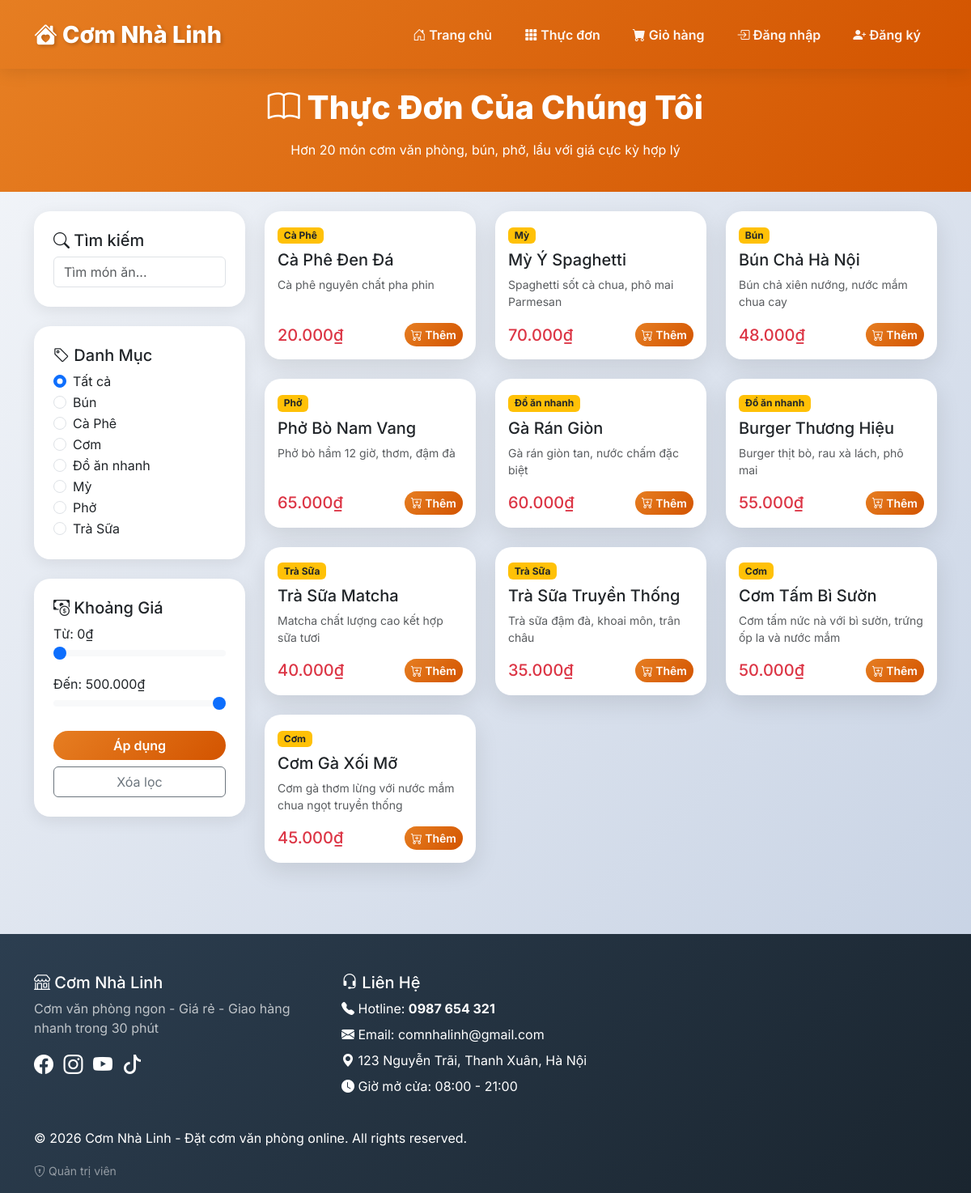
Page /menu.php on the committed database.
### tables this page shows
CREATE TABLE foods (
    id INT AUTO_INCREMENT PRIMARY KEY,
    name VARCHAR(100) NOT NULL,
    price DECIMAL(10,0) NOT NULL,
    category VARCHAR(50) NOT NULL,
    description TEXT,
    image VARCHAR(255),
    created_at TIMESTAMP DEFAULT CURRENT_TIMESTAMP
);

### includes/functions.php (called while the page is built, shortened)
<?php
require_once __DIR__ . '/../config/database.php';
function formatCurrency($amount) {
    return number_format($amount, 0, ',', '.') . '₫';
}
function getAllFoods($search = '', $category = null, $minPrice = 0, $maxPrice = 500000) {
    global $conn;
    $sql = "SELECT * FROM foods WHERE price BETWEEN :min_price AND :max_price";
    $params = [':min_price' => $minPrice, ':max_price' => $maxPrice];
    $sql .= " ORDER BY id DESC";
    $stmt = $conn->prepare($sql);
    $stmt->execute($params);
    return $stmt->fetchAll(PDO::FETCH_ASSOC);
}
function getCategories() {
    global $conn;
    $stmt = $conn->query("SELECT DISTINCT category FROM foods ORDER BY category");
    return $stmt->fetchAll(PDO::FETCH_COLUMN);
}
?>

### menu.php (the view, shortened to what this page needs)
<?php
require_once 'includes/header.php';
$search = $_GET['search'] ?? '';
$category = $_GET['category'] ?? null;
$minPrice = $_GET['min_price'] ?? 0;
$maxPrice = $_GET['max_price'] ?? 500000;
$foods = getAllFoods($search, $category, $minPrice, $maxPrice);
$categories = getCategories();
?>
<section class="hero py-4">
    <div class="container">
        <h1><i class="bi bi-book"></i> Thực Đơn Của Chúng Tôi</h1>
        <p>Hơn 20 món cơm văn phòng, bún, phở, lẩu với giá cực kỳ hợp lý</p>
    </div>
</section>
<section class="py-4">
    <div class="container">
        <div class="row">
            <div class="col-lg-3 mb-4">
                <div class="filter-section">
                    <h5><i class="bi bi-search"></i> Tìm kiếm</h5>
                    <input type="text" id="search-food" class="form-control" placeholder="Tìm món ăn..."
                           value="<?php echo htmlspecialchars($search); ?>">
                </div>
                <div class="filter-section">
                    <h5><i class="bi bi-tag"></i> Danh Mục</h5>
                    <div class="form-check">
                        <input class="form-check-input" type="radio" name="category" value="" id="category-all"
                               <?php echo !$category ? 'checked' : ''; ?> onchange="filterByCategory('')">
                        <label class="form-check-label" for="category-all">Tất cả</label>
                    </div>
                    <?php foreach ($categories as $cat): ?>
                    <div class="form-check">
                        <input class="form-check-input" type="radio" name="category" value="<?php echo htmlspecialchars($cat); ?>"
                               id="category-<?php echo md5($cat); ?>"
                               <?php echo $category == $cat ? 'checked' : ''; ?>
                               onchange="filterByCategory('<?php echo htmlspecialchars($cat); ?>')">
                        <label class="form-check-label" for="category-<?php echo md5($cat); ?>"><?php echo htmlspecialchars($cat); ?></label>
                    </div>
                    <?php endforeach; ?>
                </div>
                <div class="filter-section">
                    <h5><i class="bi bi-cash-coin"></i> Khoảng Giá</h5>
                    <div class="mb-2">
                        <label>Từ: <span id="min-price-label"><?php echo formatCurrency($minPrice); ?></span></label>
                        <input type="range" id="min-price" class="form-range" min="0" max="500000" step="10000"
                               value="<?php echo $minPrice; ?>">
                    </div>
                    <div class="mb-2">
                        <label>Đến: <span id="max-price-label"><?php echo formatCurrency($maxPrice); ?></span></label>
                        <input type="range" id="max-price" class="form-range" min="0" max="500000" step="10000"
                               value="<?php echo $maxPrice; ?>">
                    </div>
                    <button class="btn btn-primary w-100 mt-2" onclick="filterByPrice()">Áp dụng</button>
                    <a href="menu.php" class="btn btn-outline-secondary w-100 mt-2">Xóa lọc</a>
                </div>
            </div>
            <div class="col-lg-9">
                <div class="row g-4">
                    <?php if (empty($foods)): ?>
                    <div class="col-12">
                        <div class="alert alert-info text-center py-5">
                            <i class="bi bi-emoji-frown" style="font-size: 3rem;"></i>
                            <h5 class="mt-3">Không tìm thấy món ăn phù hợp</h5>
                        </div>
                    </div>
                    <?php else: ?>
                    <?php foreach ($foods as $food): ?>
                    <div class="col-md-6 col-lg-4">
                        <div class="card food-card h-100">
                            <div class="card-body d-flex flex-column">
                                <div class="mb-2">
                                    <span class="badge bg-warning text-dark"><?php echo htmlspecialchars($food['category']); ?></span>
                                </div>
                                <h5 class="card-title"><?php echo htmlspecialchars($food['name']); ?></h5>
                                <p class="card-text text-muted small"><?php echo htmlspecialchars($food['description']); ?></p>
                                <div class="d-flex justify-content-between align-items-center mt-auto">
                                    <span class="h5 mb-0 text-danger"><?php echo formatCurrency($food['price']); ?></span>
                                    <button class="btn btn-sm btn-primary" onclick="addToCart(<?php echo $food['id']; ?>)">
                                        <i class="bi bi-cart-plus"></i> Thêm
                                    </button>
                                </div>
                            </div>
                        </div>
                    </div>
                    <?php endforeach; ?>
                    <?php endif; ?>
                </div>
            </div>
        </div>
    </div>
</section>
<?php require_once 'includes/footer.php'; ?>

### includes/header.php (style rules this page uses)
* { margin: 0; padding: 0; box-sizing: border-box; }
body { font-family: 'Inter', -apple-system, BlinkMacSystemFont, 'Segoe UI', Roboto, sans-serif; background: linear-gradient(135deg, #f5f7fa 0%, #c3cfe2 100%); min-height: 100vh; }
.hero { background: linear-gradient(135deg, #e67e22 0%, #d35400 100%); color: white; padding: 4rem 0; text-align: center; }
.hero h1 { font-weight: 800; font-size: 2.5rem; margin-bottom: 1rem; }
.food-card { border: none; border-radius: 20px; overflow: hidden; transition: all 0.3s ease; background: white; box-shadow: 0 10px 30px rgba(0,0,0,0.1); }
.btn-primary { background: linear-gradient(135deg, #e67e22 0%, #d35400 100%); border: none; font-weight: 600; border-radius: 50px; }
.filter-section { background: white; border-radius: 20px; padding: 1.5rem; margin-bottom: 1.5rem; box-shadow: 0 5px 20px rgba(0,0,0,0.08); }

### rows in the picture
foods: category "Cà Phê", name "Cà Phê Đen Đá", description "Cà phê nguyên chất pha phin", price "20.000₫"
foods: category "Mỳ", name "Mỳ Ý Spaghetti", description "Spaghetti sốt cà chua, phô mai Parmesan", price "70.000₫"
foods: category "Bún", name "Bún Chả Hà Nội", description "Bún chả xiên nướng, nước mắm chua cay", price "48.000₫"
foods: category "Phở", name "Phở Bò Nam Vang", description "Phở bò hầm 12 giờ, thơm, đậm đà", price "65.000₫"
foods: category "Đồ ăn nhanh", name "Gà Rán Giòn", description "Gà rán giòn tan, nước chấm đặc biệt", price "60.000₫"
foods: category "Đồ ăn nhanh", name "Burger Thương Hiệu", description "Burger thịt bò, rau xà lách, phô mai", price "55.000₫"
foods: category "Trà Sữa", name "Trà Sữa Matcha", description "Matcha chất lượng cao kết hợp sữa tươi", price "40.000₫"
foods: category "Trà Sữa", name "Trà Sữa Truyền Thống", description "Trà sữa đậm đà, khoai môn, trân châu", price "35.000₫"
foods: category "Cơm", name "Cơm Tấm Bì Sườn", description "Cơm tấm nức nà với bì sườn, trứng ốp la và nước mắm", price "50.000₫"
foods: category "Cơm", name "Cơm Gà Xối Mỡ", description "Cơm gà thơm lừng với nước mắm chua ngọt truyền thống", price "45.000₫"

### other values in the picture
$cat "Bún"
$cat "Cà Phê"
$cat "Cơm"
$cat "Đồ ăn nhanh"
$cat "Mỳ"
$cat "Phở"
$cat "Trà Sữa"
formatCurrency($minPrice) "0₫"
formatCurrency($maxPrice) "500.000₫"
